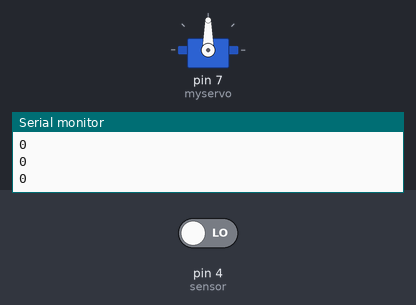
A sketch run on a simulated Arduino Uno, built with avr-gcc and run on an emulated ATmega328P. On the bench: servo, the last lines printed to the serial monitor. The test bench sets the inputs (shaded band); at power-on: pin 4 (sensor) LOW.

Above: at 1.2 s.
1.3 s: pin 4 (sensor) driven HIGH
At 1.95 s:
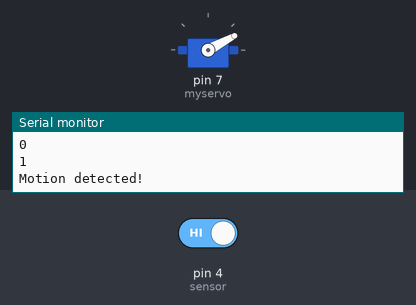
4.3 s: pin 4 (sensor) driven LOW
At 5.66 s:
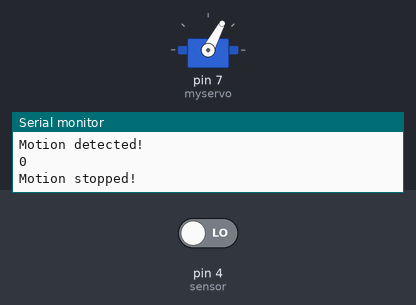
At 6.8 s:
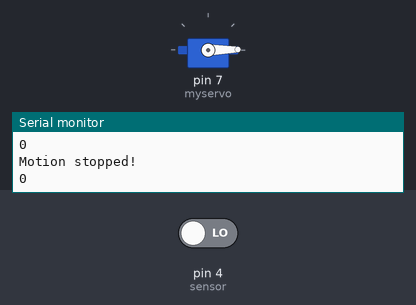
Timing chart, 0 to 8.3 s (numbered marks = the images above; inputs shaded):
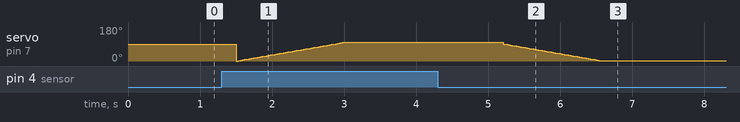

Measured:
- after the input at 4.3 s, servo on pin 7 (myservo): moves from 99° to 1° over 1.4 s, starting after 0.91 s

The sketch:

Code.ino
```cpp
/*
    Arduino with PIR motion sensor
    For complete project details, visit: http://RandomNerdTutorials.com/pirsensor
    Modified by Rui Santos based on PIR sensor by Limor Fried
*/

#include <Servo.h>

Servo myservo;

int sensor = 4;              // the pin that the sensor is atteched to
int state = LOW;             // by default, no motion detected
int val = 0;
int pos = 0;             // variable to store the sensor status (value)

void setup() {
     // initalize LED as an output
  pinMode(sensor, INPUT);    // initialize sensor as an input
  Serial.begin(9600);        // initialize serial
  myservo.attach(7);
}

void loop(){
  val = digitalRead(sensor);   // read sensor value
  Serial.println(val);
  if (val == HIGH) {           // check if the sensor is HIGH

    delay(100);

    if (state == LOW) {
      Serial.println("Motion detected!");
          for(pos = 0; pos < 100; pos += 1)  //fungsi perulangan yang akan dijadikan PWM dengan kenaikan 1
      {
        myservo.write(pos); //prosedur penulisan data PWM ke motor servo
        delay(15); //waktu tunda 15 ms
      }
      delay(2000);
      state = HIGH;       // update variable state to HIGH
      }
  }
  else {
      // digitalWrite(led, LOW); // turn LED OFF
      delay(200);             // delay 200 milliseconds

      if (state == HIGH){
        Serial.println("Motion stopped!");
        state = LOW;       // update variable state to LOW
            for(pos = 90; pos > 0; pos -= 1)  //fungsi perulangan yang akan dijadikan PWM dengan kenaikan 1
      {
        myservo.write(pos); //prosedur penulisan data PWM ke motor servo
        delay(15); //waktu tunda 15 ms
      }
    delay(100);
    }
  }
}
```
